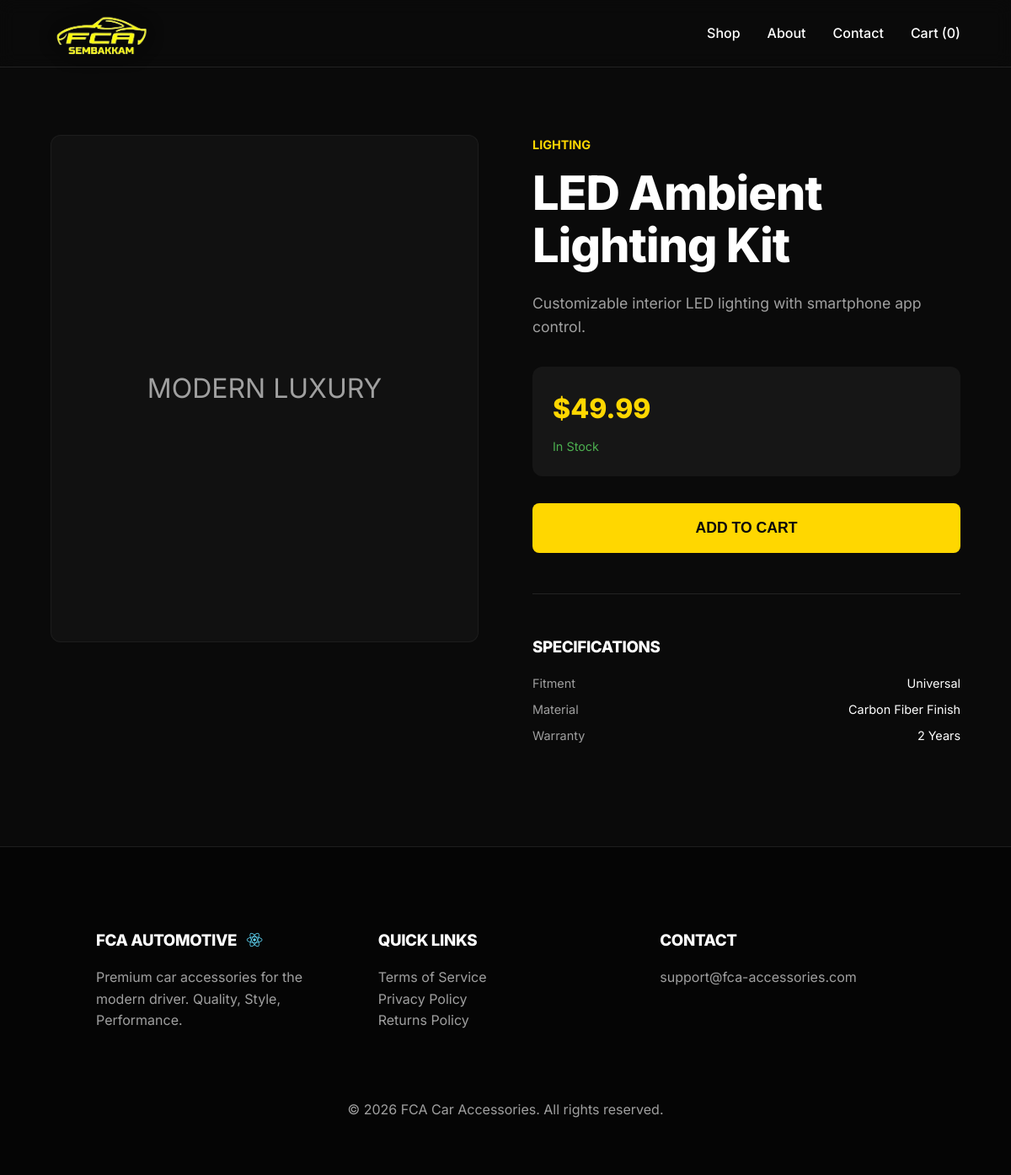
The app's page /2/led-ambient-lighting/ with its own data.
### shop/models.py (models this page shows, shortened)
class Product(models.Model):
    category = models.ForeignKey(Category, related_name='products', on_delete=models.CASCADE)
    name = models.CharField(max_length=200)
    slug = models.SlugField(unique=True)
    description = models.TextField()
    price = models.DecimalField(max_digits=10, decimal_places=2)
    image = models.ImageField(upload_to='products/', blank=True)
    stock = models.IntegerField(default=0)
    available = models.BooleanField(default=True)
    created = models.DateTimeField(auto_now_add=True)
    updated = models.DateTimeField(auto_now=True)

class Category(models.Model):
    name = models.CharField(max_length=100)
    slug = models.SlugField(unique=True)
    description = models.TextField(blank=True)
    class Meta:
        verbose_name_plural = 'Categories'

### shop/views.py (the view)
# urls.py: path('<int:id>/<slug:slug>/', views.product_detail, name='product_detail'),
def product_detail(request, id, slug):
    product = get_object_or_404(Product, id=id, slug=slug, available=True)
    return render(request, 'shop/product/detail.html', {'product': product})

### shop/cart.py (called while the page is built)
    def __len__(self):
        return sum(item['quantity'] for item in self.cart.values())

### shop/context_processors.py (called while the page is built)
def cart(request):
    return {'cart': Cart(request)}

### shop/templates/shop/product/detail.html (shortened to what this page needs)
{% extends "base.html" %}
{% block content %}
<div class="container" style="padding-top: 5rem;">
    <div style="display: grid; grid-template-columns: 1fr 1fr; gap: 4rem; align-items: start;">
        <div class="fca-card" style="padding: 0; background: #111;">
            <div style="width: 100%; height: 600px; display: flex; align-items: center; justify-content: center;">
                {% if product.image %}
                    <img src="{{ product.image.url }}" alt="{{ product.name }}" style="width: 100%; height: 100%; object-fit: cover;">
                {% else %}
                    <span style="font-size: 2rem; color: var(--text-muted);">MODERN LUXURY</span>
                {% endif %}
            </div>
        </div>
        <div style="position: sticky; top: 100px;">
            <p style="color: var(--primary-yellow); font-weight: 700; font-size: 0.9rem; text-transform: uppercase; margin-bottom: 1rem;">{{ product.category.name }}</p>
            <h1 style="font-size: 3.5rem; line-height: 1.1; margin-bottom: 1.5rem;">{{ product.name }}</h1>
            <p style="font-size: 1.1rem; color: var(--text-muted); margin-bottom: 2rem;">{{ product.description }}</p>
            <div style="margin-bottom: 2rem; padding: 1.5rem; background: rgba(255, 255, 255, 0.05); border-radius: 12px;">
                <span style="font-size: 2rem; font-weight: 800; color: var(--primary-yellow);">${{ product.price }}</span>
                <p style="color: #4CAF50; font-size: 0.9rem; margin-top: 0.5rem;">{% if product.stock > 0 %}In Stock{% else %}Out of Stock{% endif %}</p>
            </div>
            <form action="{% url 'shop:cart_add' product.id %}" method="post">
                <button type="submit" class="fca-btn" style="width: 100%; padding: 1.2rem; font-size: 1.1rem;">ADD TO CART</button>
            </form>
            <div style="margin-top: 3rem; border-top: 1px solid rgba(255, 255, 255, 0.1); padding-top: 2rem;">
                <h3 style="margin-top: 1rem; margin-bottom: 1rem;">SPECIFICATIONS</h3>
                <ul style="list-style: none; color: var(--text-muted); font-size: 0.9rem;">
                    <li style="margin-bottom: 0.5rem; display: flex; justify-content: space-between;"><span>Fitment</span> <span style="color: white;">Universal</span></li>
                    <li style="margin-bottom: 0.5rem; display: flex; justify-content: space-between;"><span>Material</span> <span style="color: white;">Carbon Fiber Finish</span></li>
                    <li style="margin-bottom: 0.5rem; display: flex; justify-content: space-between;"><span>Warranty</span> <span style="color: white;">2 Years</span></li>
                </ul>
            </div>
        </div>
    </div>
</div>
{% endblock %}

### shop/static/css/style.css (style rules this page uses)
:root { --primary-yellow: #FFD700; --dark-bg: #0A0A0A; --card-bg: #1A1A1A; --text-main: #FFFFFF; --text-muted: #A0A0A0; --accent-glow: rgba(255, 215, 0, 0.3); --transition-smooth: all 0.3s cubic-bezier(0.4, 0, 0.2, 1); }
* { margin: 0; padding: 0; box-sizing: border-box; }
body { background-color: var(--dark-bg); color: var(--text-main); font-family: 'Inter', system-ui, -apple-system, sans-serif; line-height: 1.6; overflow-x: hidden; }
h1, h2, h3 { font-weight: 800; letter-spacing: -0.02em; }
.container { max-width: 1400px; margin: 0 auto; padding: 2rem 5%; }
.fca-card { background: var(--card-bg); border: 1px solid rgba(255, 255, 255, 0.05); border-radius: 12px; padding: 1.5rem; transition: var(--transition-smooth); position: relative; overflow: hidden; }
.fca-btn { background: var(--primary-yellow); color: var(--dark-bg); padding: 0.8rem 1.5rem; border-radius: 8px; font-weight: 700; text-decoration: none; display: inline-block; transition: var(--transition-smooth); border: none; cursor: pointer; }

### records on screen
Product: category.name "LIGHTING", name "LED Ambient Lighting Kit", description "Customizable interior LED lighting with smartphone app control.", price "49.99"

### other values on screen
{{ cart|length|default:"0" }} "0"
